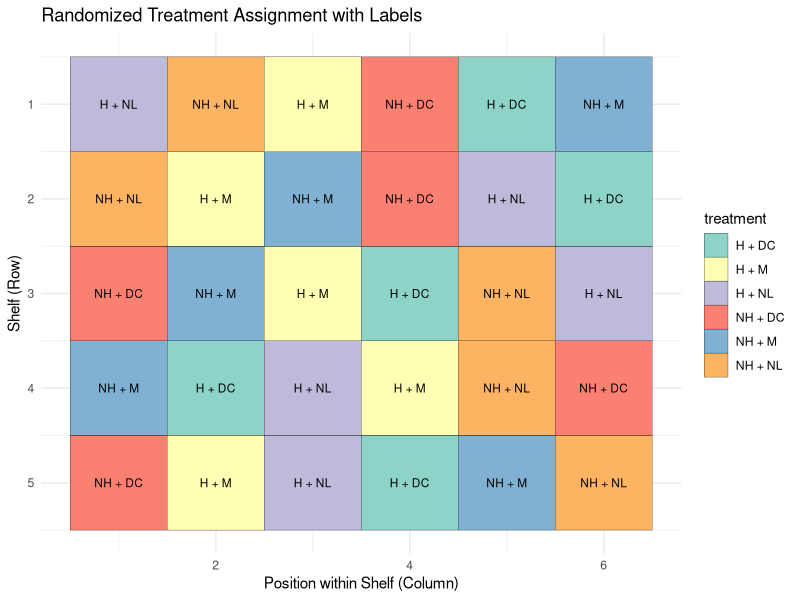
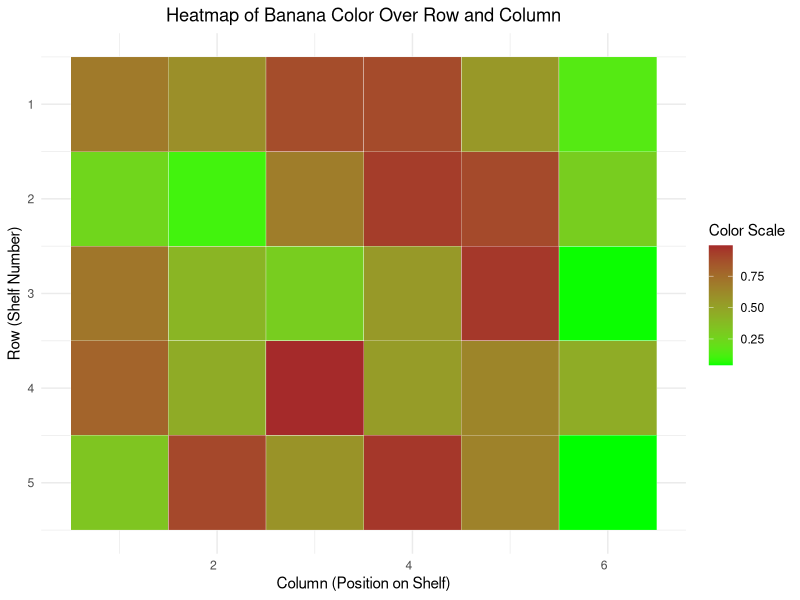
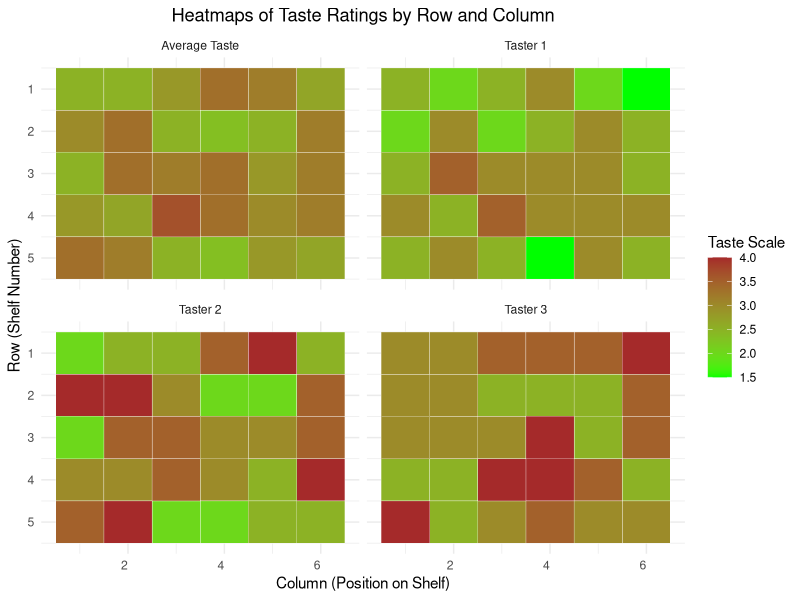
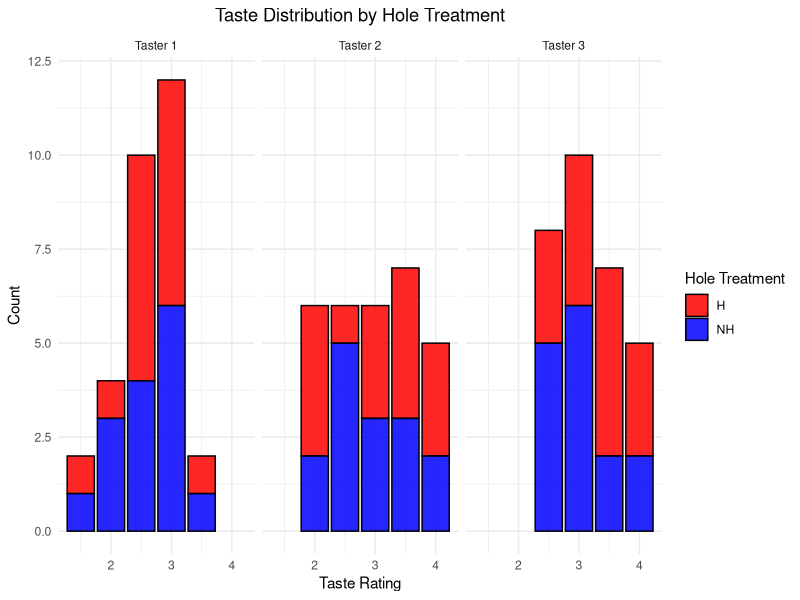
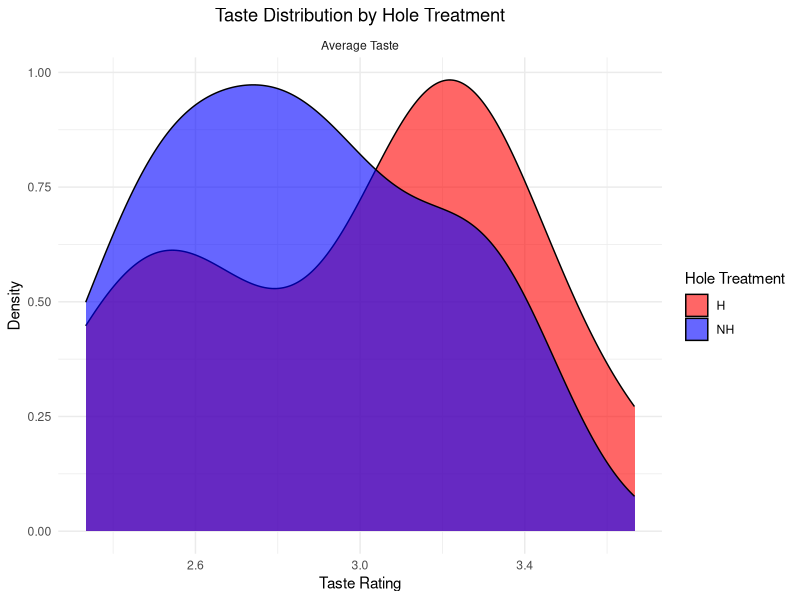
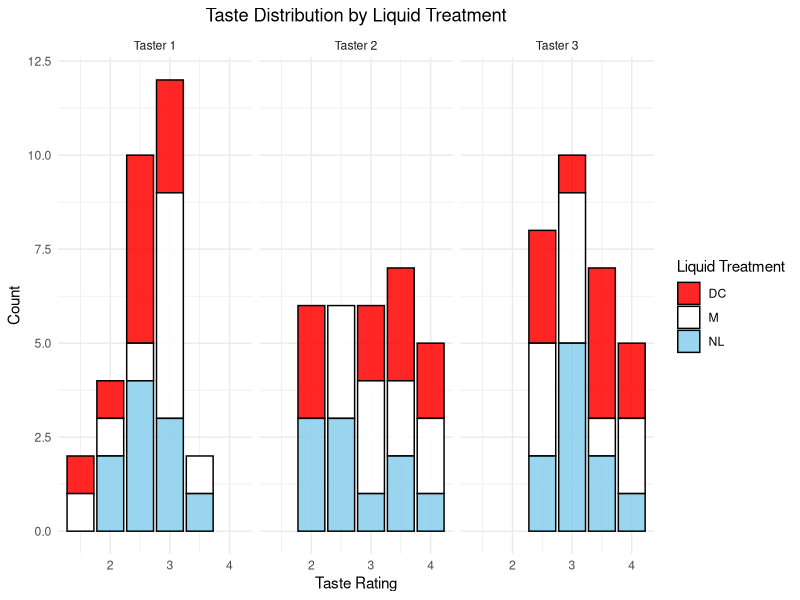
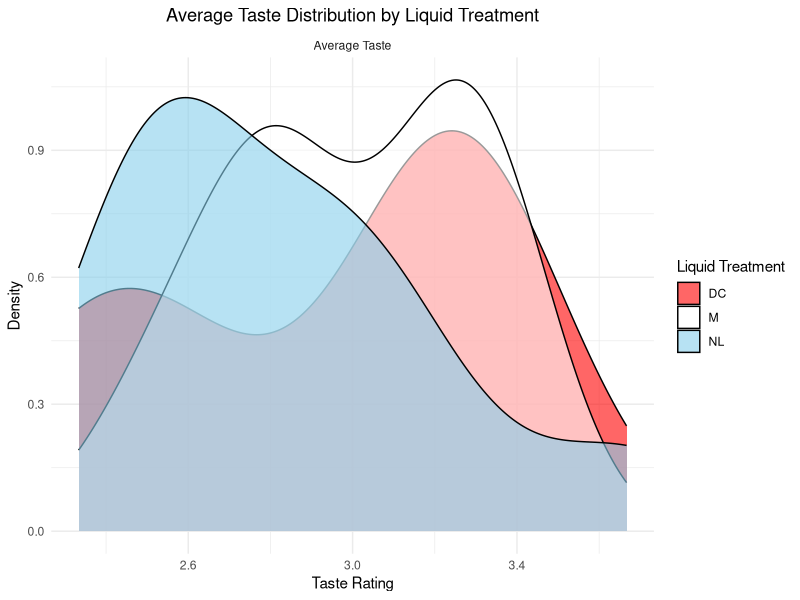
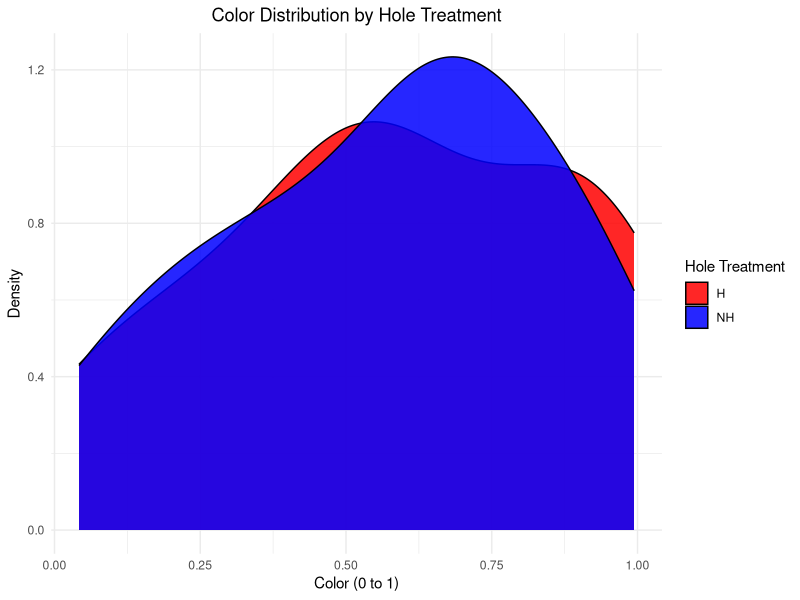

Generate these figures, in order, with R:
## ---- chunk 1
knitr::opts_chunk$set(echo = TRUE)
library(tidyverse)
plot_folder <- "../output/plots"
## ---- chunk 2
banana_data <- read.csv("../data/banana_data.csv")
treatment_data <- read_csv("../data/treatment.csv", show_col_types = FALSE)
## ---- chunk 3
fig_width = 8*0.75
fig_height = 6*0.75
fig_dpi = 400
## ---- chunk 4
# Visualize as a matrix with text labels
treatmant_assignment <- ggplot(treatment_data, aes(x = column, y = row, fill = treatment)) +
  geom_tile(color = "black") +
  geom_text(aes(label = treatment), size = 3, color = "black") +  # Add treatment text
  scale_fill_brewer(palette = "Set3") +
  labs(x = "Position within Shelf (Column)", y = "Shelf (Row)", title = "Randomized Treatment Assignment with Labels") +
  theme_minimal() +
  scale_y_reverse()

treatmant_assignment

ggsave(filename = file.path(plot_folder, "treatment_assignment.png"), 
       plot = treatmant_assignment, width = fig_width, height = fig_height, dpi = fig_dpi)
## ---- chunk 5
# Create the heatmap using ggplot2 with a custom color gradient (green to brown)
color_by_pos <- ggplot(banana_data, aes(x = column, y = row, fill = color)) +
  geom_tile(color = "white") +  # Create the heatmap tiles
  scale_fill_gradient(name = "Color Scale", low = "green", high = "brown") +  # Custom gradient from green to brown
  labs(
    title = "Heatmap of Banana Color Over Row and Column",
    x = "Column (Position on Shelf)",
    y = "Row (Shelf Number)"
  ) +
  theme_minimal() +
  theme(
    axis.text.x = element_text(angle = 0, hjust = 1),  # Rotate x-axis labels for clarity
    plot.title = element_text(hjust = 0.5)  # Center the plot title
  ) +
  scale_y_reverse()

color_by_pos

ggsave(filename = file.path(plot_folder, "color_by_pos.png"), 
       plot = color_by_pos, width = fig_width, height = fig_height, dpi = fig_dpi)
## ---- chunk 6
# Calculate the average taste for each banana
banana_data <- banana_data %>%
  mutate(taste_avg = (taste_1 + taste_2 + taste_3) / 3)

# Reshape the data to long format to facilitate faceting with ggplot2
taste_long_df <- banana_data %>%
  pivot_longer(cols = starts_with("taste"), 
               names_to = "Taster", 
               values_to = "Taste")

# Replace taste_1, taste_2, taste_3 with readable labels
taste_long_df$Taster <- recode(taste_long_df$Taster, 
                               taste_1 = "Taster 1", 
                               taste_2 = "Taster 2", 
                               taste_3 = "Taster 3", 
                               taste_avg = "Average Taste")

# Plot the faceted heatmaps using ggplot2
taste_by_pos <- ggplot(taste_long_df, aes(x = column, y = row, fill = Taste)) +
  geom_tile(color = "white") +  # Create the heatmap tiles
  scale_fill_gradient(name = "Taste Scale", low = "green", high = "brown") +
  labs(
    title = "Heatmaps of Taste Ratings by Row and Column",
    x = "Column (Position on Shelf)",
    y = "Row (Shelf Number)"
  ) +
  facet_wrap(~ Taster, ncol = 2) +  # Facet by Taster and Average Taste
  theme_minimal() +
  theme(
    axis.text.x = element_text(angle = 0, hjust = 1),  # Rotate x-axis labels for clarity
    plot.title = element_text(hjust = 0.5)  # Center the plot title
  ) + 
  scale_y_reverse()

taste_by_pos

ggsave(filename = file.path(plot_folder, "taste_by_pos.png"), 
       plot = taste_by_pos, width = fig_width, height = fig_height, dpi = fig_dpi)
## ---- chunk 7
# Plot the distribution of taste by hole treatment and facet wrap by taster
taste_dist_by_taster_hole <- taste_long_df |>
  filter(Taster != 'Average Taste')|>
  ggplot(aes(x = Taste, fill = hole_treatment)) +
  geom_bar(alpha = 0.85, color = 'black') +  # Density plot with transparency
  facet_wrap(~ Taster, ncol = 3) +  # Facet by taster
  labs(title = "Taste Distribution by Hole Treatment", 
       x = "Taste Rating", y = "Count") +
  theme_minimal() +
  scale_fill_manual(values = c("NH" = "blue", "H" = "red"), name = "Hole Treatment") +  # Custom colors for hole treatment
  theme(plot.title = element_text(hjust = 0.5))  # Center the plot title

# Plot the distribution of taste by hole treatment and facet wrap by taster
avg_taste_dist_hole <- taste_long_df |>
  filter(Taster == 'Average Taste')|>
  ggplot(aes(x = Taste, fill = hole_treatment)) +
  geom_density(alpha = 0.6) +  # Density plot with transparency
  facet_wrap(~ Taster, ncol = 2) +  # Facet by taster
  labs(title = "Taste Distribution by Hole Treatment", 
       x = "Taste Rating", y = "Density") +
  theme_minimal() +
  scale_fill_manual(values = c("NH" = "blue", "H" = "red"), name = "Hole Treatment") +  # Custom colors for hole treatment
  theme(plot.title = element_text(hjust = 0.5))  # Center the plot title

taste_dist_by_taster_hole

ggsave(filename = file.path(plot_folder, "taste_dist_by_taster_hole.png"), 
       plot = taste_dist_by_taster_hole, width = fig_width, height = fig_height, dpi = fig_dpi)

avg_taste_dist_hole

ggsave(filename = file.path(plot_folder, "avg_taste_dist_hole.png"), 
       plot = avg_taste_dist_hole, width = fig_width, height = fig_height, dpi = fig_dpi)


## ---- chunk 8
# Plot the distribution of taste by liquid treatment and facet wrap by taster (excluding 'Average Taste')
taste_dist_by_taster_liquid <- taste_long_df |>
  filter(Taster != 'Average Taste') |>
  ggplot(aes(x = Taste, fill = liquid_treatment)) +
  geom_bar(alpha = 0.85, color='black') +  # Bar plot with dodge position
  facet_wrap(~ Taster, ncol = 3) +  # Facet by taster
  labs(title = "Taste Distribution by Liquid Treatment", 
       x = "Taste Rating", y = "Count") +  # Adjust y-axis to "Count" since it's a bar plot
  theme_minimal() +
  scale_fill_manual(values = c("NL" = "skyblue", "DC" = "red", "M" = "white"), name = "Liquid Treatment") +  # Custom colors for liquid treatment
  theme(plot.title = element_text(hjust = 0.5))  # Center the plot title

# Plot the distribution of taste by liquid treatment (for 'Average Taste')
avg_taste_dist_liquid <- taste_long_df |>
  filter(Taster == 'Average Taste') |>
  ggplot(aes(x = Taste, fill = liquid_treatment)) +
  geom_density(alpha = 0.6) +  # Density plot with transparency
  facet_wrap(~ Taster, ncol = 2) +  # Facet by taster
  labs(title = "Average Taste Distribution by Liquid Treatment", 
       x = "Taste Rating", y = "Density") +
  theme_minimal() +
  scale_fill_manual(values = c("NL" = "skyblue", "DC" = "red", "M" = "white"), name = "Liquid Treatment") +  # Custom colors for liquid treatment
  theme(plot.title = element_text(hjust = 0.5))  # Center the plot title

taste_dist_by_taster_liquid
ggsave(filename = file.path(plot_folder, "taste_dist_by_taster_liquid.png"), 
       plot = taste_dist_by_taster_liquid, width = fig_width, height = fig_height, dpi = fig_dpi)

avg_taste_dist_liquid

ggsave(filename = file.path(plot_folder, "avg_taste_dist_liquid.png"), 
       plot = avg_taste_dist_liquid, width = fig_width, height = fig_height, dpi = fig_dpi)
## ---- chunk 9
# Color Distribution by Hole Treatment (Density Plot)
color_hole <- banana_data |>
  ggplot(aes(x = color, fill = hole_treatment)) +
  geom_density(alpha = 0.85, color = 'black') +  # Density plot for continuous color
  labs(title = "Color Distribution by Hole Treatment", 
       x = "Color (0 to 1)", y = "Density") +
  theme_minimal() +
  scale_fill_manual(values = c("NH" = "blue", "H" = "red"), name = "Hole Treatment") +  # Custom colors for hole treatment
  theme(plot.title = element_text(hjust = 0.5))  # Center the plot title

# Color Distribution by Liquid Treatment (Density Plot)
color_liquid <- banana_data |>
  ggplot(aes(x = color, fill = liquid_treatment)) +
  geom_density(alpha = 0.85, color = 'black') +  # Density plot for continuous color
  labs(title = "Color Distribution by Liquid Treatment", 
       x = "Color (0 to 1)", y = "Density") +
  theme_minimal() +
  scale_fill_manual(values = c("NL" = "skyblue", "DC" = "red", "M" = "white"), name = "Liquid Treatment") +  # Custom colors for liquid treatment
  theme(plot.title = element_text(hjust = 0.5))  # Center the plot title


color_hole
ggsave(filename = file.path(plot_folder, "color_hole.png"), 
       plot = color_hole, width = fig_width, height = fig_height, dpi = fig_dpi)

color_liquid
ggsave(filename = file.path(plot_folder, "color_liquid.png"), 
       plot = color_liquid, width = fig_width, height = fig_height, dpi = fig_dpi)

## ---- chunk 10
# Calculate the average taste and color for each taster and overall by treatment (hole + liquid)
avg_by_treatment <- banana_data %>%
  group_by(hole_treatment, liquid_treatment) %>%
  summarise(
    avg_taste_1 = mean(taste_1),
    avg_taste_2 = mean(taste_2),
    avg_taste_3 = mean(taste_3),
    avg_taste_all = mean(c(taste_1, taste_2, taste_3)),  # Average across all tasters
    avg_color = mean(color),
    .groups = "drop"
  )

# Reshape the data into long format to facilitate faceting
avg_long_df <- avg_by_treatment %>%
  pivot_longer(cols = starts_with("avg_taste"), 
               names_to = "Taster", 
               values_to = "Taste")

# Replace avg_taste_1, avg_taste_2, avg_taste_3 with readable labels
avg_long_df$Taster <- recode(avg_long_df$Taster, 
                             avg_taste_1 = "Taster 1", 
                             avg_taste_2 = "Taster 2", 
                             avg_taste_3 = "Taster 3", 
                             avg_taste_all = "Average Taste")
## ---- chunk 11
# Plot the faceted heatmaps for each taster's average taste rating and overall average by treatment
taste_by_treatment <- ggplot(avg_long_df, aes(x = liquid_treatment, y = hole_treatment, fill = Taste)) +
  geom_tile(color = "white") +  # Create the heatmap tiles
  scale_fill_gradient(name = "Taste Scale", low = "green", high = "brown") +  # Custom gradient from green to brown
  labs(
    title = "Heatmaps of Average Taste Ratings by Treatment Levels",
    x = "Liquid Treatment",
    y = "Hole Treatment"
  ) +
  facet_wrap(~ Taster, ncol = 2) +  # Facet for each taster and the overall average
  theme_minimal() +
  theme(
    axis.text.x = element_text(angle = 0, hjust = 1),  # Rotate x-axis labels for clarity
    plot.title = element_text(hjust = 0.5)  # Center the plot title
  )

# Plot the heatmap for color ratings by treatment
color_by_treatment <- ggplot(avg_by_treatment, aes(x = liquid_treatment, y = hole_treatment, fill = avg_color)) +
  geom_tile(color = "white") +  # Create the heatmap tiles
  scale_fill_gradient(name = "Taste Scale", low = "green", high = "brown") +  # Custom gradient from green to brown
  labs(
    title = "Heatmaps of Average Color Ratings by Treatment Levels",
    x = "Liquid Treatment",
    y = "Hole Treatment"
  ) +
  theme_minimal() +
  theme(
    axis.text.x = element_text(angle = 0, hjust = 1),  # Rotate x-axis labels for clarity
    plot.title = element_text(hjust = 0.5)  # Center the plot title
  )

taste_by_treatment
ggsave(filename = file.path(plot_folder, "taste_by_treatment.png"), 
       plot = taste_by_treatment, width = fig_width, height = fig_height, dpi = fig_dpi)

color_by_treatment
ggsave(filename = file.path(plot_folder, "color_by_treatment.png"), 
       plot = color_by_treatment, width = fig_width, height = fig_height, dpi = fig_dpi)
## ---- chunk 12
avg_taste_hole <- avg_long_df |> 
  group_by(hole_treatment, Taster) |> 
  summarise(Average_Taste = mean(Taste, na.rm = TRUE), .groups = 'drop') |> 
  ggplot(aes(x = hole_treatment, y = Average_Taste, fill = hole_treatment)) +
  geom_col(position = "dodge", color = 'black') +  # Use geom_col for precomputed averages
  scale_fill_manual(values = c("NH" = "blue", "H" = "red"), name = "Hole Treatment") +  # Custom colors for control and treatment
  labs(
    title = "Average Taste Ratings for Treatment (H) and Control (NH)",
    x = "Hole Treatment",
    y = "Average Taste Rating"
  ) +
  facet_wrap(~ Taster, ncol = 2) +  # Facet by taster
  theme_minimal() +
  theme(
    plot.title = element_text(hjust = 0.5)  # Center the plot title
  )

# Bar plot for average color ratings by hole treatment (treatment vs control)
avg_color_hole <- avg_by_treatment |> 
  group_by(hole_treatment) |> 
  summarise(avg_color = mean(avg_color, na.rm = TRUE)) |> 
  ungroup() |>
  ggplot(aes(x = hole_treatment, y = avg_color, fill = hole_treatment)) +
  geom_col(position = "dodge", color = 'black') +  # Use geom_col for precomputed averages
  scale_fill_manual(values = c("NH" = "blue", "H" = "red"), name = "Hole Treatment") +  # Custom colors for control and treatment
  labs(
    title = "Average Color Ratings for Treatment (H) and Control (NH)",
    x = "Hole Treatment",
    y = "Average Color Rating"
  ) +
  theme_minimal() +
  theme(
    plot.title = element_text(hjust = 0.5)  # Center the plot title
  )

avg_taste_hole
ggsave(filename = file.path(plot_folder, "avg_taste_hole.png"), 
       plot = avg_taste_hole, width = fig_width, height = fig_height, dpi = fig_dpi)

avg_color_hole
ggsave(filename = file.path(plot_folder, "avg_color_hole.png"), 
       plot = avg_color_hole, width = fig_width, height = fig_height, dpi = fig_dpi)
## ---- chunk 13
# Bar plot for average taste ratings by liquid treatment
avg_taste_liquid <- avg_long_df |> 
  group_by(liquid_treatment, Taster) |> 
  summarise(Average_Taste = mean(Taste, na.rm = TRUE), .groups = 'drop') |> 
  ggplot(aes(x = liquid_treatment, y = Average_Taste, fill = liquid_treatment)) +
  geom_col(position = "dodge", color = 'black') +  # Use geom_col for precomputed averages
  scale_fill_manual(values = c("NL" = "skyblue", "DC" = "red", "M" = "white"), name = "Liquid Treatment") +  # Custom colors for liquid treatment
  labs(
    title = "Average Taste Ratings for Liquid Treatments",
    x = "Liquid Treatment",
    y = "Average Taste Rating"
  ) +
  facet_wrap(~ Taster, ncol = 2) +  # Facet by taster and overall average
  theme_minimal() +
  theme(
    plot.title = element_text(hjust = 0.5)  # Center the plot title
  )

# Bar plot for average color ratings by liquid treatment
avg_color_liquid <- avg_by_treatment |> 
  group_by(liquid_treatment) |> 
  summarise(avg_color = mean(avg_color, na.rm = TRUE)) |> 
  ggplot(aes(x = liquid_treatment, y = avg_color, fill = liquid_treatment)) +
  geom_col(position = "dodge", color = 'black') +  # Use geom_col for precomputed averages
  scale_fill_manual(values = c("NL" = "skyblue", "DC" = "red", "M" = "white"), name = "Liquid Treatment") +  # Custom colors for liquid treatment
  labs(
    title = "Average Color Ratings for Liquid Treatments",
    x = "Liquid Treatment",
    y = "Average Color Rating"
  ) +
  theme_minimal() +
  theme(
    plot.title = element_text(hjust = 0.5)  # Center the plot title
  )

avg_taste_liquid
ggsave(filename = file.path(plot_folder, "avg_taste_liquid.png"), 
       plot = avg_taste_liquid, width = fig_width, height = fig_height, dpi = fig_dpi)

avg_color_liquid
ggsave(filename = file.path(plot_folder, "avg_color_liquid.png"), 
       plot = avg_color_liquid, width = fig_width, height = fig_height, dpi = fig_dpi)
## ---- chunk 14
library(gridExtra)
color_by_pos <- ggplot(banana_data, aes(x = column, y = row, fill = color)) +
  geom_tile(color = "white") +  # Create the heatmap tiles
  scale_fill_gradient(name = "Color Scale", low = "green", high = "brown") +  # Custom gradient from green to brown
  labs(
    title = "Heatmap of Color Over Position",
    x = "Column (Position on Shelf)",
    y = "Row (Shelf Number)"
  ) +
  theme_minimal() +
  theme(
    axis.text.x = element_text(angle = 0, hjust = 1),  # Rotate x-axis labels for clarity
    plot.title = element_text(hjust = 0.5)  # Center the plot title
  ) +
  scale_y_reverse()
taste_by_pos <- ggplot(taste_long_df, aes(x = column, y = row, fill = Taste)) +
  geom_tile(color = "white") +  # Create the heatmap tiles
  scale_fill_gradient(name = "Taste Scale", low = "green", high = "brown") +
  labs(
    title = "Heatmaps of Taste Ratings by Position",
    x = "Column (Position on Shelf)",
    y = "Row (Shelf Number)"
  ) +
  facet_wrap(~ Taster, ncol = 2) +  # Facet by Taster and Average Taste
  theme_minimal() +
  theme(
    axis.text.x = element_text(angle = 0, hjust = 1),  # Rotate x-axis labels for clarity
    plot.title = element_text(hjust = 0.5)  # Center the plot title
  ) + 
  scale_y_reverse()
combined_plot <- grid.arrange(color_by_pos, taste_by_pos, ncol = 2)
fig_width = 10*0.75
fig_height = 5*0.75
fig_dpi = 400
ggsave(filename = file.path(plot_folder, "heatmaps_pos.png"), 
       plot = combined_plot,width = fig_width, height = fig_height, dpi = fig_dpi)
## ---- chunk 15
combined_hole <- grid.arrange(color_hole, avg_taste_dist_hole, ncol = 2)
fig_width = 15*0.75
fig_height = 7.5*0.75
fig_dpi = 400
ggsave(filename = file.path(plot_folder, "combined_dist_hole.png"), 
       plot = combined_hole,width = fig_width, height = fig_height, dpi = fig_dpi)
## ---- chunk 16
combined_liquid <- grid.arrange(color_liquid, avg_taste_dist_liquid, ncol = 2)
fig_width = 15*0.75
fig_height = 7.5*0.75
fig_dpi = 400
ggsave(filename = file.path(plot_folder, "combined_dist_liquid.png"), 
       plot = combined_liquid,width = fig_width, height = fig_height, dpi = fig_dpi)
